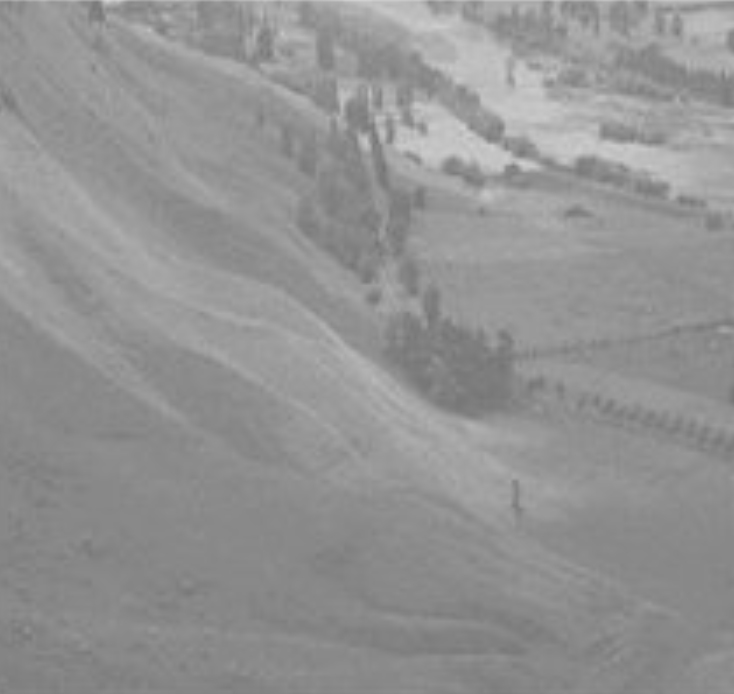
#> input picture py_curso_openVC/openCV_ex_prog/imgs/wiki.jpg, 734 x 694 px
$ python ex_openCV_23.py
#> lines starting #> are read from the running program, lines starting #| are printed output that depends on the picture
import cv2
import numpy as np
from matplotlib import pyplot as plt

img = cv2.imread('imgs/wiki.jpg', 0)
#> img is the input picture: shape (694, 734); min 116, max 212, mean 147

hist, bins = np.histogram(img.flatten(), 256, [0, 256])
#> hist = 256 values, max 31425 at index 136, min 0 at index 0, mean 1989.8; bins = 257 values from 0 to 256

cdf = hist.cumsum()
#> cdf = 256 values from 0 to 509396
cdf_m = np.ma.masked_equal(cdf, 0)
cdf_m = (cdf_m - cdf_m.min())*255/(cdf_m.max()-cdf_m.min())
cdf = np.ma.filled(cdf_m, 0).astype('uint8')
#> cdf = 256 values from 0 to 255
img2 = cdf[img]
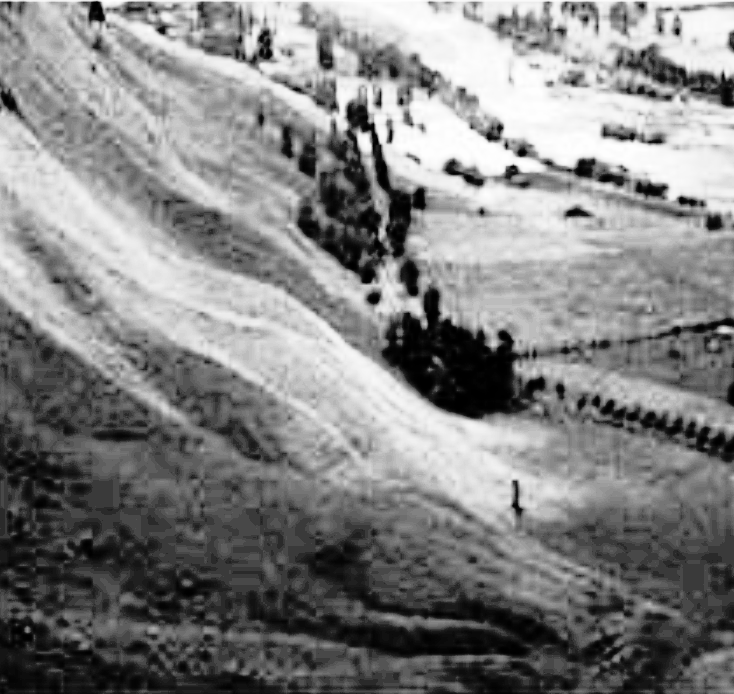
#> img2: shape (694, 734); min 0, max 255, mean 130.5
cv2.imshow('Imagem Equalizada', img2)

plt.figure()
plt.title("Histograma Equalizado")
plt.xlabel("Intensidade")
plt.ylabel("Qtde de Pixels")
plt.hist(img2.flatten(), 256, [0,256], color= 'b')
plt.xlim([0, 256])
plt.show()
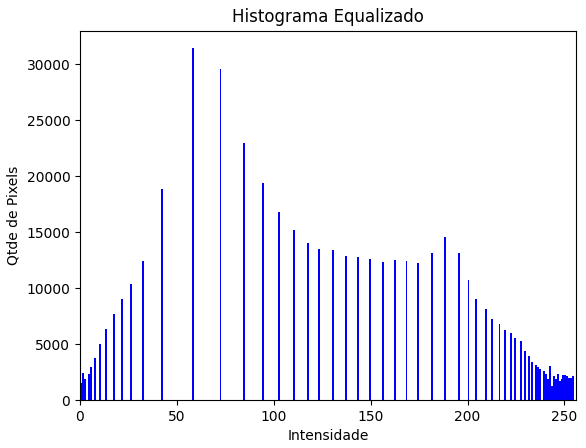
#> figure drawn by matplotlib, 1 panel; tallest bar 31425 high, from x = 58 to 59

cv2.waitKey(0)
cv2.destroyAllWindows()
# On Mac need to force to destroyAllWindows.
cv2.waitKey(1)
